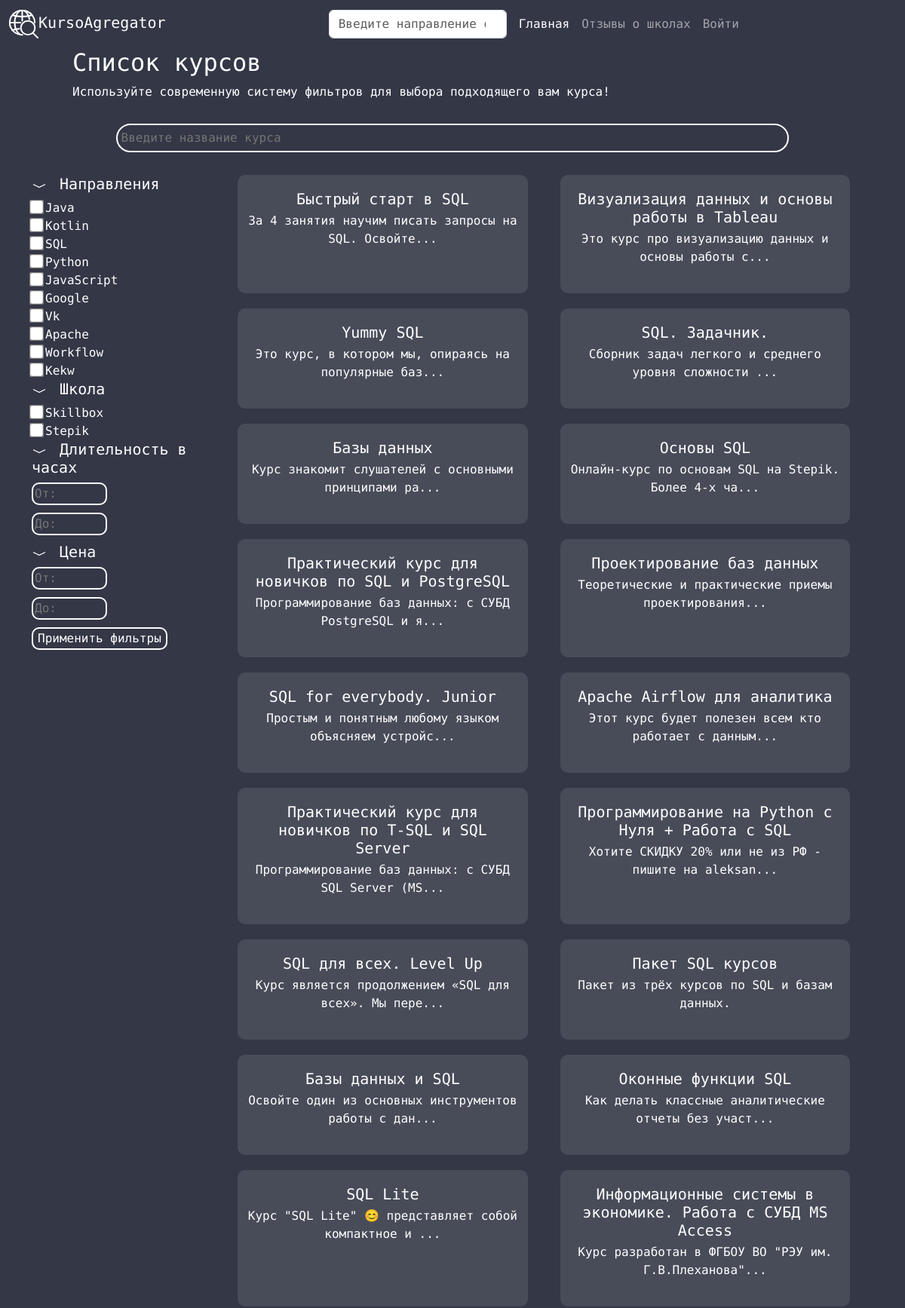
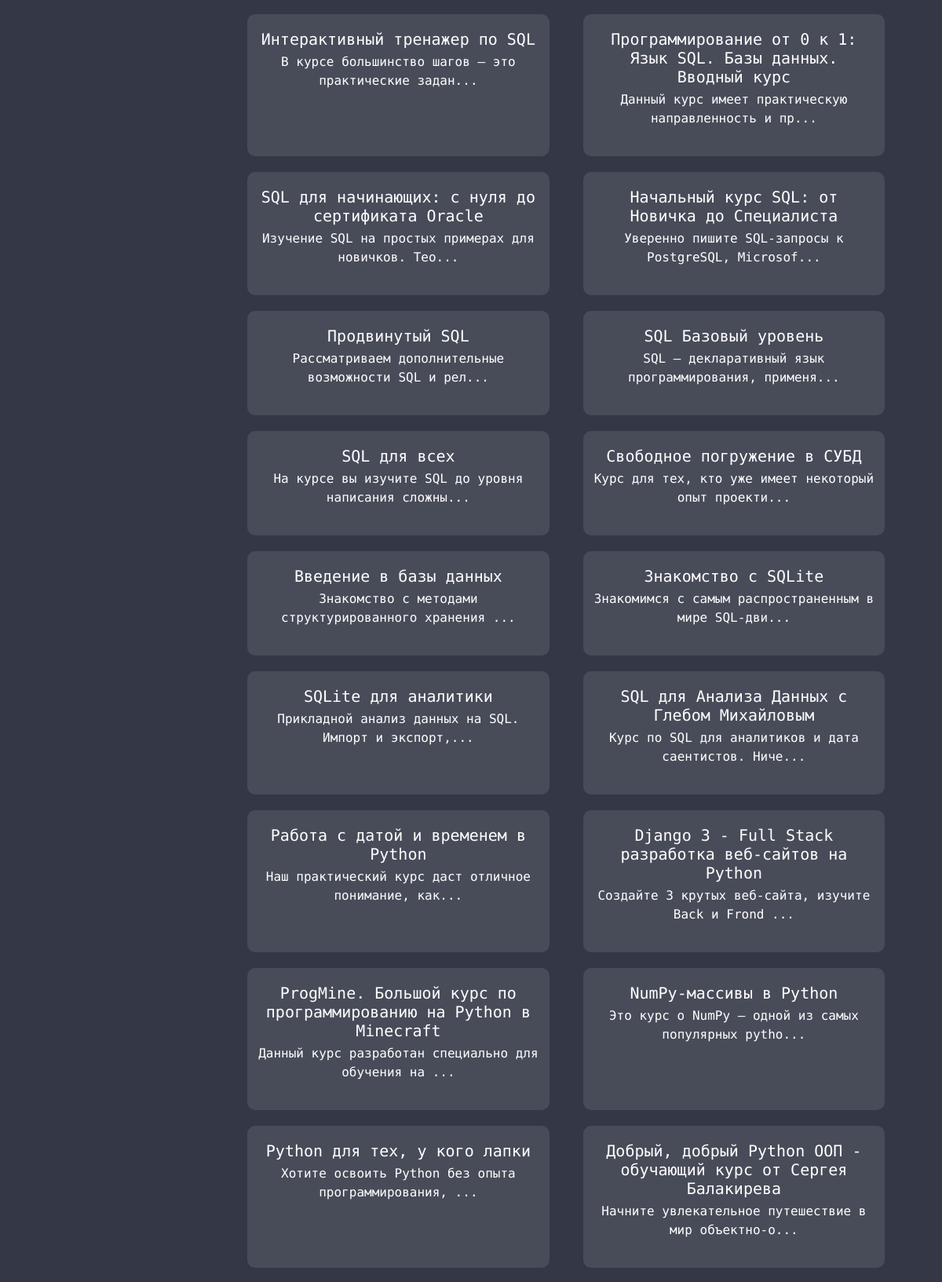
Page /list_courses (upper part) on the committed database (2 pictures, top to bottom).
### app/models.py (models this page shows, shortened)
class Technology(db.Model):
    id = db.Column(db.Integer, primary_key=True)
    title = db.Column(db.String(128), nullable=False)

class School(db.Model):
    id = db.Column(db.Integer, primary_key=True)
    title = db.Column(db.String(128), nullable=False)
    description = db.Column(db.String())
    reviews = db.relationship('Review', backref='school', secondary=school_review,
                              lazy='dynamic')
    courses = db.relationship('Course', backref='owner',
                              lazy='dynamic')

class Course(db.Model):
    id = db.Column(db.Integer, primary_key=True)
    name = db.Column(db.String(128), nullable=False)
    price = db.Column(db.Float, nullable=False)
    rating = db.Column(db.Float)
    duration = db.Column(db.String(128))
    description = db.Column(db.String(), nullable=False)
    date_start = db.Column(db.DateTime, default=datetime.utcnow)
    school_id = db.Column(db.Integer, db.ForeignKey('school.id', ondelete='CASCADE'))
    link = db.Column(db.String(256), nullable=False)
    reviews = db.relationship('Review', backref='course', secondary=course_review,
                              lazy='dynamic')
    technologies = db.relationship('Technology', backref='tech', secondary=course_technology,
                                   lazy='dynamic')

### app/main/routes.py (the view)
@bp.route('/list_courses', methods=['GET'])
def courses():
    selected_filters = request.form.getlist('filter')
    if not selected_filters:
        selected_filters = request.args.getlist('filter')
    unique_technologies = Technology.query.with_entities(
        Technology.title).distinct().all()
    unique_schools = School.query.with_entities(School.title).distinct().all()
    filter_dict = {
        'Направления': [tech[0] for tech in unique_technologies],
        'Школа': [school[0] for school in unique_schools]
    }
    indexed_filter_dict = enumerate(filter_dict.items())
    filtered_courses = filter_courses(filter_dict, selected_filters)
    return render_template('main/list_courses.html', courses=filtered_courses, indexed_filter_dict=indexed_filter_dict, select=selected_filters)

### app/templates/main/list_courses.html (shortened to what this page needs)
{% extends 'base.html' %}
{% block content %}
<link rel="stylesheet" type="text/css" href="{{ url_for('static', filename='style/courses.css') }}">
<body>
  <div class="main">
        <h2>Список курсов</h2>
        <p>Используйте современную систему фильтров для выбора подходящего вам курса!</p>
    </div>
  <div class="container">
    <div class="row">
      <div class="col-md-12 text-center">
        <form method="get" action="{{ url_for('main.courses') }}" class="search-form">
          <input type="text" name="search" id="search" placeholder="Введите название курса">
        </form>
      </div>
  <div class="container">
    <div class="row">
      <div class="col-lg-3 col-md-3 col-6">
        <div class="sidebar">
          <form method="GET" action="{{ url_for('main.courses') }}" class="form_filter">
            {% for block_idx, (block, filters) in indexed_filter_dict %}
                <h5>
                    <img src="{{ url_for('static', filename='icon/chevron-down.svg') }}" width="25" class="img_button" data-index="{{ block_idx }}">
                    {{ block }}
                </h5>
                <div class="filter-container" data-index="{{ block_idx }}" style="display: block;">
                    {% for filter in filters %}
                        <label><input type="checkbox" class="filter-label" name="filter" value="{{ filter }}" {% if filter in select %}checked{% endif %}>{{ filter }}</label>
                        <br>
                        {% endfor %}
                </div>
            {% endfor %}
            <h5>
              <img src="{{ url_for('static', filename='icon/chevron-down.svg') }}" width="25" class="img_button" data-index="duration">
              Длительность в часах
            </h5>
            <div class="filter-container row" data-index="duration" style="display: block;" >
              <div class="col-md-3 col-6" >
                <label><input type="number" name="duration_from" placeholder="От:" min="0"></label>
              </div>
              <div class="col-md-3 col-6">
                <label><input type="number" name="duration_to" placeholder="До:" min="0"></label>
              </div>
            </div>
            <h5>
              <img src="{{ url_for('static', filename='icon/chevron-down.svg') }}" width="25" class="img_button" data-index="price">
              Цена
            </h5>
            <div class="filter-container row" data-index="price" style="display: block;">
              <div class="col-md-6 col-6" >
                <label><input type="number" name="price_from" placeholder="От:"  min="0"></label>
              </div>
              <div class="col-md-6">
                <label><input type="number" name="price_to" placeholder="До:"  min="0"></label>
              </div>
            </div>
            <button type="submit">Применить фильтры</button>
        </form>
        </div>
      </div>
      <div class="col-md-9 col-6">
        <div class="main-content row">
          {% for course in courses %}
            {% if loop.index+1 is divisibleby(2) %}
              <div class="courses-container col-md-6">
                <h5><a class="nav-link" href="{{ url_for('main.course', id=course.id) }}">{{ course.name }}</a></h5>
                  <p>{{ course.description[:50] + '...' if course.description|length > 50 else course.description }}</p>
            </div>
            {% else %}
              <div class="courses-container col-md-6">
                <h5>{{ course.name }}</a>
                  <p>{{ course.description }}</p>
            {% endif %}
          {% endfor %}
        </div>
      </div>
    </div>
  </div>
</body>
</html>
{% endblock %}

### app/static/style/base.css (style rules this page uses)
body { background-color: rgba(51, 55, 70, 1); font-family: 'Roboto Mono', monospace; }
* { color: white; }

### app/static/style/courses.css (style rules this page uses)
#search { width: 80%; padding: 5px; border-radius: 40px; background-color: rgba(51, 55, 70, 1); color: #a8a8a8; border: 2px solid #fff; }
.main { padding-left: 8%; }
.container { margin-top: 30px; }
.img_button { padding-right: 5px; }
.filter-container input[type="checkbox"] { transform: scale(1.5); margin-right: 5px; }
input[type="number"] { background-color: rgba(51, 55, 70, 1); color: #fff; border: 2px solid #fff; border-radius: 10px; width: 100px; margin-right: 5px; margin-bottom: 10px; }
.form_filter button[type="submit"] { background-color: rgba(51, 55, 70, 1); color: #fff; border: 2px solid #fff; border-radius: 10px; }
.courses-container { background-color: #484C59; color: white; padding-top: 20px; padding-bottom: 20px; margin-bottom: 20px; border-radius: 10px; word-wrap: break-word; }
.courses-container h5 { color: white; text-align: center; margin-bottom: 5px; }
.courses-container p { text-align: center; }
@media screen and (min-width: 769px) { .courses-container { width: 45%; margin-right: 5%; } }

### rows in the picture
Technology: title "Java"
Technology: title "SQL"
Technology: title "Python"
Technology: title "JavaScript"
Technology: title "Google"
Technology: title "Apache"
Technology: title "Workflow"
Technology: title "Kekw"
School: title "Skillbox"
Course: name "Быстрый старт в SQL", description "За 4 занятия научим писать запросы на SQL. Освойте..."
Course: name "Визуализация данных и основы работы в Tableau", description "Это курс про визуализацию данных и основы работы с..."
Course: name "Yummy SQL", description "Это курс, в котором мы, опираясь на популярные баз..."
Course: name "SQL. Задачник.", description "Сборник задач легкого и среднего уровня сложности ..."
Course: name "Базы данных", description "Курс знакомит слушателей с основными принципами ра..."
Course: name "Основы SQL", description "Онлайн-курс по основам SQL на Stepik. Более 4-х ча..."
Course: name "Практический курс для новичков по SQL и PostgreSQL", description "Программирование баз данных: с СУБД PostgreSQL и я..."
Course: name "Проектирование баз данных", description "Теоретические и практические приемы проектирования..."
Course: name "SQL for everybody. Junior", description "Простым и понятным любому языком объясняем устройс..."
Course: name "Apache Airflow для аналитика", description "Этот курс будет полезен всем кто работает с данным..."
Course: name "Практический курс для новичков по T-SQL и SQL Server", description "Программирование баз данных: с СУБД SQL Server (MS..."
Course: name "Программирование на Python с Нуля + Работа с SQL", description "Хотите СКИДКУ 20% или не из РФ - пишите на aleksan..."
Course: name "SQL для всех. Level Up", description "Курс является продолжением «SQL для всех». Мы пере..."
Course: name "Пакет SQL курсов", description "Пакет из трёх курсов по SQL и базам данных."
Course: name "Базы данных и SQL", description "Освойте один из основных инструментов работы с дан..."
Course: name "Оконные функции SQL", description "Как делать классные аналитические отчеты без участ..."
Course: name "SQL Lite", description "Курс \"SQL Lite\" 😊 представляет собой компактное и ..."
Course: name "Информационные системы в экономике. Работа с СУБД MS Access", description "Курс разработан в ФГБОУ ВО \"РЭУ им. Г.В.Плеханова\"..."
Course: name "Интерактивный тренажер по SQL", description "В курсе большинство шагов — это практические задан..."
Course: name "Программирование от 0 к 1: Язык SQL. Базы данных. Вводный курс", description "Данный курс имеет практическую направленность и пр..."
Course: name "SQL для начинающих: с нуля до сертификата Oracle", description "Изучение SQL на простых примерах для новичков. Тео..."
Course: name "Начальный курс SQL: от Новичка до Специалиста", description "Уверенно пишите SQL-запросы к PostgreSQL, Microsof..."
Course: name "Продвинутый SQL", description "Рассматриваем дополнительные возможности SQL и рел..."
Course: name "SQL Базовый уровень", description "SQL — декларативный язык программирования, применя..."
Course: name "SQL для всех", description "На курсе вы изучите SQL до уровня написания сложны..."
Course: name "Свободное погружение в СУБД", description "Курс для тех, кто уже имеет некоторый опыт проекти..."
Course: name "Введение в базы данных", description "Знакомство с методами структурированного хранения ..."
Course: name "Знакомство с SQLite", description "Знакомимся с самым распространенным в мире SQL-дви..."
Course: name "SQLite для аналитики", description "Прикладной анализ данных на SQL. Импорт и экспорт,..."
Course: name "SQL для Анализа Данных с Глебом Михайловым", description "Курс по SQL для аналитиков и дата саентистов. Ниче..."
Course: name "Работа с датой и временем в Python", description "Наш практический курс даст отличное понимание, как..."
Course: name "Django 3 - Full Stack разработка веб-сайтов на Python", description "Создайте 3 крутых веб-сайта, изучите Back и Frond ..."
Course: name "ProgMine. Большой курс по программированию на Python в Minecraft", description "Данный курс разработан специально для обучения на ..."
Course: name "NumPy-массивы в Python", description "Это курс о NumPy — одной из самых популярных pytho..."
Course: name "Python для тех, у кого лапки", description "Хотите освоить Python без опыта программирования, ..."
Course: name "Добрый, добрый Python ООП - обучающий курс от Сергея Балакирева", description "Начните увлекательное путешествие в мир объектно-о..."

### other values in the picture
{{ block }} "Направления" "Школа"
{{ filter }} "Kotlin" "Vk" "Stepik"
